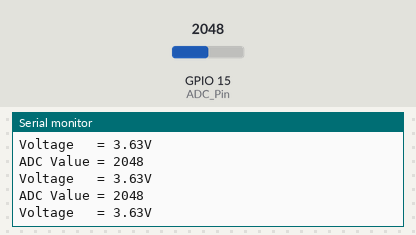
The sketch below on a simulated ESP32. On the bench: the last lines printed to the serial monitor. The test bench sets the inputs (shaded band); at power-on: GPIO 15 (ADC_Pin) = 2048.

Above: at 2.2 s.
2.3 s: GPIO 15 (ADC_Pin) set to 2866
At 2.9 s:
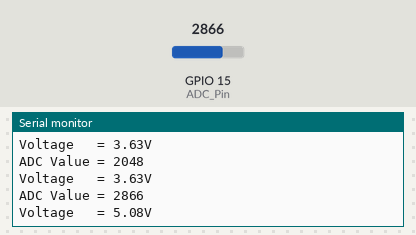
3.8 s: GPIO 15 (ADC_Pin) set to 3603
At 4.4 s:
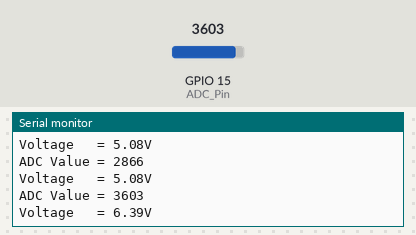
Timing chart, 0 to 6.8 s (numbered marks = the images above; inputs shaded):
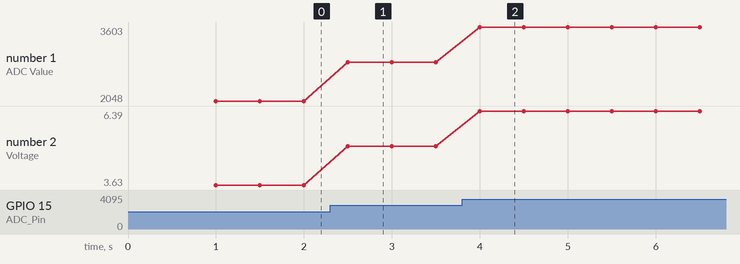

The sketch:

battery_read.ino
```cpp
// Battery is connected to ADC pin A13 (or 35)
const int ADC_Pin = A13;

// variables for storing the battery value
int ADC_Value = 0;
float voltage = 0;

void setup() {
  Serial.begin(115200);
  delay(1000);
}

void loop() {
  // Reading battery value
  ADC_Value = analogRead(ADC_Pin);
  Serial.print("ADC Value = ");
  Serial.println(ADC_Value);
  // When you read the ADC you’ll get a 12-bit number from 0 to 4095.
  // To convert this value to a real voltage you’ll need to divide it
  // by the maximum value of 4095, then double it (note that Adafruit
  // halves the voltage), then multiply that by the reference voltage
  // of the ESP32 which is 3.3V and then finally, multiply that again
  // by the ADC Reference Voltage of 1.1V.
  voltage = ADC_Value / 4095.0 * 2.0 * 3.3 * 1.1;
  Serial.print("Voltage   = ");
  Serial.print(voltage);
  Serial.println("V");
  delay(500);
}
```

Measured:
- after the input at 2.3 s, the serial monitor: prints a new line after 0.20 s (image 1)
- after the input at 3.8 s, the serial monitor: prints a new line after 0.20 s (image 2)
- plotted number 1: 2048 → 2866 after the input at 2.3 s, 2866 → 3603 after the input at 3.8 s
- plotted number 2: 3.63 → 5.08 after the input at 2.3 s, 5.08 → 6.39 after the input at 3.8 s
